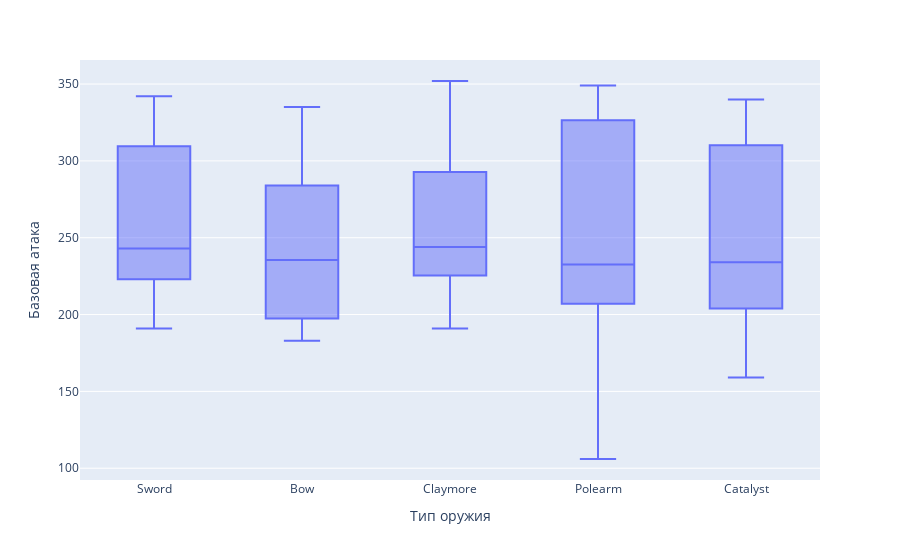

The cell this chart's notebook holds for it:
### Markdown cell above
4. Изобразим box-plot распределения атаки персонажей на 90 уровне (atk_90_90) в зависимости от типа оружия (weapon_type)

### Code cell
fig4 = px.box(df, x='weapon_type', y='atk_90_90')
fig4.update_layout(
    xaxis_title="Тип оружия",
    yaxis_title="Базовая атака",
    )

fig4.show()

### Figure 1 — Plotly figure (JSON) as saved in the notebook; plotly's stock layout.template omitted (floating-point values rounded to 4 significant figures)
{"data": [{"alignmentgroup": "True", "hovertemplate": "weapon_type=%{x}<br>atk_90_90=%{y}<extra></extra>", "legendgroup": "", "marker": {"color": "#636efa"}, "name": "", "notched": false, "offsetgroup": "", "orientation": "v", "showlegend": false, "type": "box", "x": ["Sword", "Sword", "Bow", "Claymore", "Polearm", "Catalyst", "Catalyst", "Claymore", "Sword", "Polearm", "Catalyst", "Polearm", "Sword", "Claymore", "Sword", "Bow", "Polearm", "Claymore", "Claymore", "Bow", "Claymore", "Polearm", "Claymore", "Bow", "Bow", "Claymore", "Sword", "Claymore", "Bow", "Bow", "Polearm", "Sword", "Sword", "Sword", "Sword", "Sword", "Claymore", "Sword", "Sword", "Catalyst", "Bow", "Sword", "Sword", "Catalyst", "Sword", "Bow", "Polearm", "Catalyst", "Catalyst", "Claymore", "Catalyst", "Sword", "Catalyst", "Claymore", "Sword", "Polearm", "Claymore", "Polearm", "Catalyst", "Claymore", "Bow", "Polearm", "Catalyst", "Bow", "Catalyst", "Bow", "Polearm", "Bow", "Bow", "Catalyst", "Catalyst", "Polearm", "Catalyst", "Polearm", "Sword", "Claymore", "Catalyst", "Catalyst", "Polearm", "Bow", "Bow", "Polearm", "Polearm"], "x0": " ", "xaxis": "x", "y": [251, 313, 223, 227, 342, 192, 159, 225, 191, 212, 173, 193, 323, 223, 337, 199, 318, 265, 335, 212, 223, 335, 342, 196, 244, 254, 243, 302, 335, 183, 106, 239, 297, 223, 342, 299, 233, 323, 223, 311, 195, 212, 216, 232, 231, 318, 223, 287, 298, 352, 208, 229, 212, 191, 287, 337, 234, 240, 234, 244, 227, 304, 225, 193, 170, 301, 202, 267, 263, 327, 310, 225, 335, 349, 202, 249, 340, 240, 212, 244, 323, 191, 251], "y0": " ", "yaxis": "y"}], "layout": {"boxmode": "group", "legend": {"tracegroupgap": 0}, "margin": {"t": 60}, "xaxis": {"anchor": "y", "domain": [0, 1], "title": {"text": "Тип оружия"}}, "yaxis": {"anchor": "x", "domain": [0, 1], "title": {"text": "Базовая атака"}}}}
